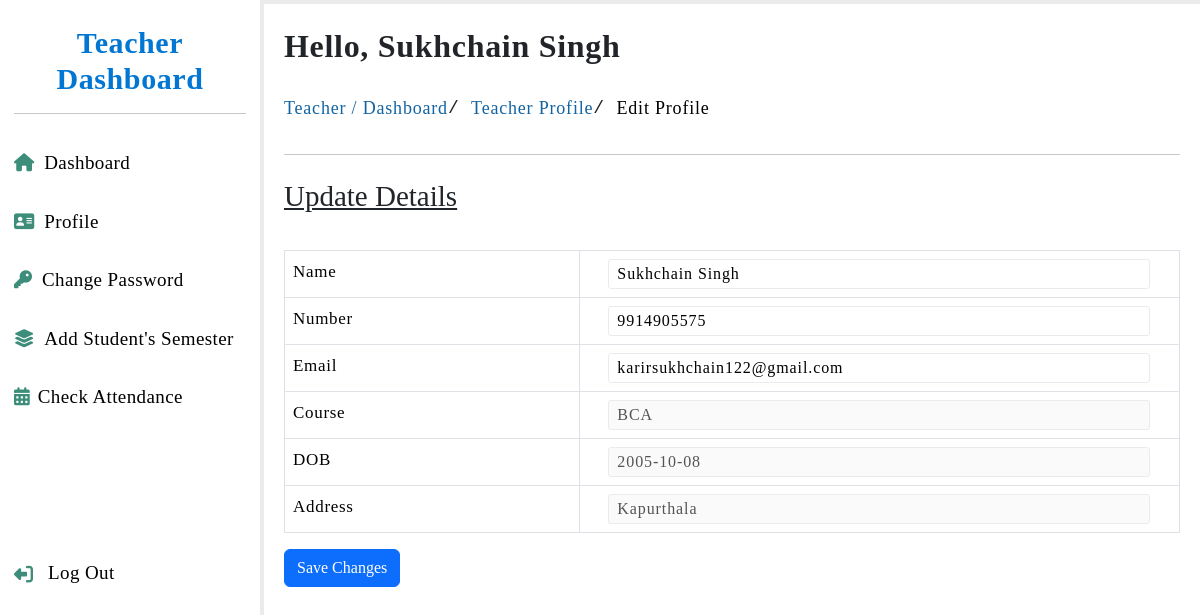
The app's page /teacher/edit-profile.php (signed in) with its own data.
### tables this page shows
CREATE TABLE `teacher_info` (
  `sr_no` int(11) NOT NULL,
  `teacher_name` varchar(40) NOT NULL,
  `teacher_number` bigint(10) NOT NULL,
  `teacher_email` varchar(100) NOT NULL,
  `teacher_password` varchar(30) NOT NULL,
  `teacher_course` varchar(50) NOT NULL,
  `teacher_course_1` varchar(10) NOT NULL,
  `teacher_course_2` varchar(10) NOT NULL,
  `teacher_course_3` varchar(10) NOT NULL,
  `teacher_gender` varchar(6) NOT NULL,
  `teacher_dob` varchar(15) NOT NULL,
  `teacher_address` varchar(150) NOT NULL
);

### teacher/edit-profile.php (the view, shortened to what this page needs)
<?php
    include '../sql/main_connection.php';
    $teacher_number = $_SESSION['number'];
    $data = mysqli_query($conn, "SELECT * FROM `teacher_info` WHERE teacher_number = '$teacher_number'");
    $result = mysqli_fetch_assoc($data);
?>
<!DOCTYPE html>
<html lang="en">
<head>
    <?php include '../include/links.php'; ?>
    <link rel="stylesheet" href="../styles/teacher-dashboard-style.css">
    <link rel="stylesheet" href="teacher-responsive.css">
</head>
<body>
    <?php include '../include/teacher-sidebar.php'; ?>
    <section class="dashboard-middle-area">
        <h4 class="teacher-name">Hello, <?php echo $result['teacher_name']; ?></h4>
        <pre class="pagination"><p style="color: #1264a3;">Teacher / </p> <a href="dashboard.php" style="color: #1264a3;">Dashboard</a> / <a href="profile.php" style="color: #1264a3;">Teacher Profile</a> / <a href="edit-profile.php">Edit Profile</a></pre> <hr>
        <h4 class="update-heading py-2">Update Details</h4>
        <div class="student-profile">
            <form method="POST">
                <table class="table table-bordered">
                    <tr>
                        <th class="edit-heading" width="33%">Name</th>
                        <td><input type="text" readonly value="<?php echo $result['teacher_name']; ?>" autocomplete="off" class="edit-input" name="name" minlength="3" pattern="^[A-Za-z\s]+$"></td>
                    </tr>
                    <tr>
                        <th class="edit-heading" width="33%">Number</th>
                        <td><input type="text" value="<?php echo $result['teacher_number']; ?>" onkeypress='return event.charCode >= 48 && event.charCode <= 57' autocomplete="off" class="edit-input" name="number" pattern="^[6-9][0-9]{9}$" minlength="10" maxlength="10"></td>
                    </tr>
                    <tr>
                        <th class="edit-heading" width="33%">Email</th>
                        <td><input type="email" value="<?php echo $result['teacher_email']; ?>" autocomplete="off" class="edit-input" name="email"></td>
                    </tr>
                    <tr>
                        <th class="edit-heading" width="33%">Course</th>
                        <td><input type="text" value="<?php echo $result['teacher_course']; ?>" autocomplete="off" class="edit-input" name="email" disabled></td>
                    </tr>
                    <tr>
                        <th class="edit-heading" width="33%">DOB</th>
                        <td><input type="text" value="<?php echo $result['teacher_dob']; ?>" onfocus="(this.type='date')" onblur="if(!this.value) this.type='text'" autocomplete="off" class="edit-input" name="dob" disabled></td>
                    </tr>
                    <tr>
                        <th class="edit-heading" width="33%">Address</th>
                        <td><input type="text" value="<?php echo $result['teacher_address']; ?>" autocomplete="off" class="edit-input" name="address" disabled></td>
                    </tr>
                </table>
                <input type="submit" value="Save Changes" onclick="return confirm('Are you sure to update details?')" name="update-detail" class="btn btn-primary">
            </form>
        </div>
    </section>
</body>
</html>

### styles/teacher-dashboard-style.css (style rules this page uses)
* { margin: 0; padding: 0; box-sizing: border-box; font-family: 'Poppins'; }
body { width: 100%; height: 100vh; display: flex; background-color: #ebebeb; }
body a { text-decoration: none; color: #000; }
.dashboard-middle-area { width: calc(100% - 264px); height: auto; background-color: #fff; margin: 4px 0px 0px 6px; padding: 10px 20px; position: relative; left: 258px; }
.dashboard-middle-area .teacher-name { font-size: 32px; font-weight: 600; letter-spacing: .7px; margin-top: 13px; }
.dashboard-middle-area .pagination { font-size: 18px; font-weight: 500; margin-top: 30px; letter-spacing: .8px; transition: .2s; }
.student-profile { width: 100%; height: auto; padding: 20px 0px; }
.student-profile table { letter-spacing: .7px; }
.update-heading { font-size: 29px; text-decoration: underline; }
.edit-input { padding: 2px 8px; outline: none; width: 93%; border: 1px solid #ebebeb; border-radius: 3px; font-size: 16px; letter-spacing: .9px; transition: .2s; margin-left: 20px; }
.edit-heading { font-weight: 500; letter-spacing: .7px; padding-left: 25px; font-size: 17px; }

### records on screen
teacher_info: teacher_name "Sukhchain Singh", name "Sukhchain Singh", number "9914905575", email "karirsukhchain122@gmail.com", email "BCA", dob "2005-10-08", address "Kapurthala"
